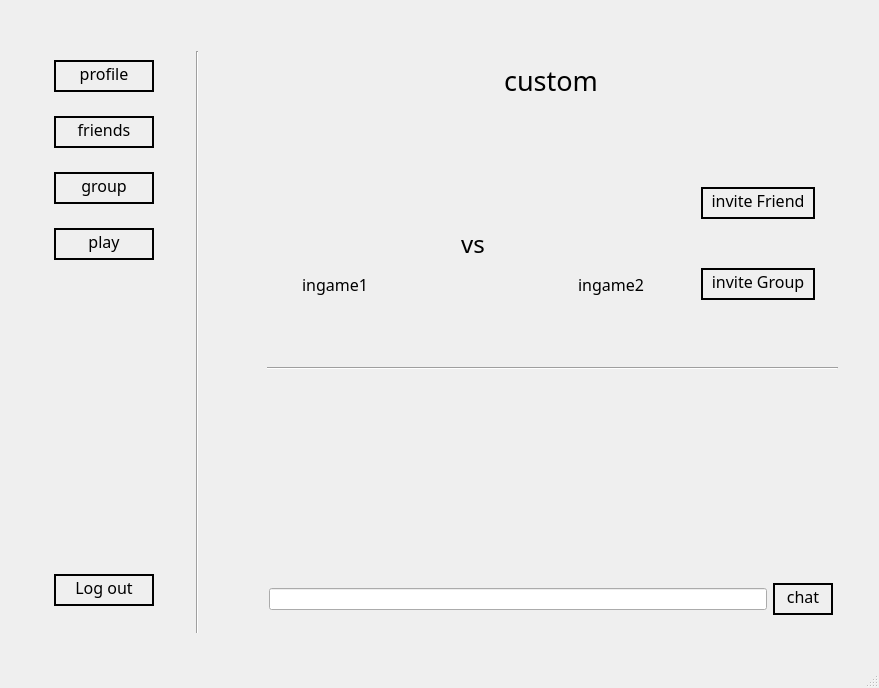
<?xml version="1.0" encoding="UTF-8"?>
<ui version="4.0">
 <class>MainWindow</class>
 <widget class="QMainWindow" name="MainWindow">
  <property name="geometry">
   <rect>
    <x>0</x>
    <y>0</y>
    <width>879</width>
    <height>688</height>
   </rect>
  </property>
  <property name="windowTitle">
   <string>MainWindow</string>
  </property>
  <widget class="QWidget" name="centralwidget">
   <layout class="QHBoxLayout" name="horizontalLayout_6">
    <item>
     <widget class="QWidget" name="widget_9" native="true">
      <property name="minimumSize">
       <size>
        <width>150</width>
        <height>600</height>
       </size>
      </property>
      <property name="maximumSize">
       <size>
        <width>200</width>
        <height>600</height>
       </size>
      </property>
      <layout class="QHBoxLayout" name="horizontalLayout_7">
       <item>
        <widget class="QWidget" name="leftWidget" native="true">
         <property name="maximumSize">
          <size>
           <width>150</width>
           <height>600</height>
          </size>
         </property>
         <layout class="QVBoxLayout" name="verticalLayout">
          <item>
           <widget class="QWidget" name="widget_3" native="true">
            <layout class="QHBoxLayout" name="horizontalLayout">
             <item>
              <widget class="QPushButton" name="pushButton">
               <property name="font">
                <font>
                 <family>Poor Richard</family>
                 <pointsize>12</pointsize>
                </font>
               </property>
               <property name="styleSheet">
                <string notr="true">border-radius : 100; 
border : 2px solid black;
padding-bottom: 5px</string>
               </property>
               <property name="text">
                <string>profile</string>
               </property>
              </widget>
             </item>
            </layout>
           </widget>
          </item>
          <item>
           <widget class="QWidget" name="widget_4" native="true">
            <layout class="QHBoxLayout" name="horizontalLayout_2">
             <item>
              <widget class="QPushButton" name="pushButton_2">
               <property name="font">
                <font>
                 <family>Poor Richard</family>
                 <pointsize>12</pointsize>
                </font>
               </property>
               <property name="styleSheet">
                <string notr="true">border-radius : 100; 
border : 2px solid black;
padding-bottom: 5px</string>
               </property>
               <property name="text">
                <string>friends</string>
               </property>
              </widget>
             </item>
            </layout>
           </widget>
          </item>
          <item>
           <widget class="QWidget" name="widget_5" native="true">
            <layout class="QHBoxLayout" name="horizontalLayout_3">
             <item>
              <widget class="QPushButton" name="pushButton_3">
               <property name="font">
                <font>
                 <family>Poor Richard</family>
                 <pointsize>12</pointsize>
                </font>
               </property>
               <property name="styleSheet">
                <string notr="true">border-radius : 100; 
border : 2px solid black;
padding-bottom: 5px</string>
               </property>
               <property name="text">
                <string>group</string>
               </property>
              </widget>
             </item>
            </layout>
           </widget>
          </item>
          <item>
           <widget class="QWidget" name="widget_6" native="true">
            <layout class="QVBoxLayout" name="verticalLayout_2">
             <item>
              <widget class="QPushButton" name="pushButton_4">
               <property name="font">
                <font>
                 <family>Poor Richard</family>
                 <pointsize>12</pointsize>
                </font>
               </property>
               <property name="styleSheet">
                <string notr="true">border-radius : 100; 
border : 2px solid black;
padding-bottom: 5px</string>
               </property>
               <property name="text">
                <string>play</string>
               </property>
              </widget>
             </item>
            </layout>
           </widget>
          </item>
          <item>
           <spacer name="verticalSpacer">
            <property name="orientation">
             <enum>Qt::Vertical</enum>
            </property>
            <property name="sizeHint" stdset="0">
             <size>
              <width>20</width>
              <height>40</height>
             </size>
            </property>
           </spacer>
          </item>
          <item>
           <widget class="QWidget" name="widget_7" native="true">
            <layout class="QHBoxLayout" name="horizontalLayout_4">
             <item>
              <widget class="QPushButton" name="pushButton_5">
               <property name="font">
                <font>
                 <family>Poor Richard</family>
                 <pointsize>12</pointsize>
                </font>
               </property>
               <property name="styleSheet">
                <string notr="true">border-radius : 100; 
border : 2px solid black;
padding-bottom: 5px</string>
               </property>
               <property name="text">
                <string>Log out</string>
               </property>
              </widget>
             </item>
            </layout>
           </widget>
          </item>
         </layout>
        </widget>
       </item>
       <item>
        <widget class="QWidget" name="widget_8" native="true">
         <property name="minimumSize">
          <size>
           <width>20</width>
           <height>600</height>
          </size>
         </property>
         <property name="maximumSize">
          <size>
           <width>40</width>
           <height>600</height>
          </size>
         </property>
         <layout class="QHBoxLayout" name="horizontalLayout_8">
          <item>
           <widget class="Line" name="line">
            <property name="minimumSize">
             <size>
              <width>5</width>
              <height>600</height>
             </size>
            </property>
            <property name="orientation">
             <enum>Qt::Vertical</enum>
            </property>
           </widget>
          </item>
         </layout>
        </widget>
       </item>
      </layout>
     </widget>
    </item>
    <item>
     <widget class="QWidget" name="widget" native="true">
      <property name="maximumSize">
       <size>
        <width>600</width>
        <height>600</height>
       </size>
      </property>
      <layout class="QVBoxLayout" name="verticalLayout_3">
       <item>
        <widget class="QWidget" name="widget_2" native="true">
         <property name="maximumSize">
          <size>
           <width>600</width>
           <height>100</height>
          </size>
         </property>
         <layout class="QHBoxLayout" name="horizontalLayout_5">
          <property name="topMargin">
           <number>20</number>
          </property>
          <item>
           <widget class="QLabel" name="label">
            <property name="font">
             <font>
              <family>Poor Richard</family>
              <pointsize>20</pointsize>
             </font>
            </property>
            <property name="text">
             <string>custom</string>
            </property>
            <property name="alignment">
             <set>Qt::AlignHCenter|Qt::AlignTop</set>
            </property>
           </widget>
          </item>
         </layout>
        </widget>
       </item>
       <item>
        <widget class="QWidget" name="widget_10" native="true">
         <layout class="QHBoxLayout" name="horizontalLayout_9">
          <item>
           <widget class="QWidget" name="widget_14" native="true">
            <layout class="QVBoxLayout" name="verticalLayout_4">
             <item>
              <widget class="QWidget" name="widget_18" native="true"/>
             </item>
             <item>
              <widget class="QWidget" name="widget_19" native="true">
               <layout class="QHBoxLayout" name="horizontalLayout_10">
                <item>
                 <widget class="QLabel" name="label_2">
                  <property name="font">
                   <font>
                    <family>Poor Richard</family>
                    <pointsize>12</pointsize>
                   </font>
                  </property>
                  <property name="text">
                   <string>ingame1</string>
                  </property>
                  <property name="alignment">
                   <set>Qt::AlignCenter</set>
                  </property>
                 </widget>
                </item>
               </layout>
              </widget>
             </item>
            </layout>
           </widget>
          </item>
          <item>
           <widget class="QWidget" name="widget_15" native="true">
            <layout class="QHBoxLayout" name="horizontalLayout_11">
             <item>
              <widget class="QLabel" name="label_4">
               <property name="font">
                <font>
                 <family>Poor Richard</family>
                 <pointsize>18</pointsize>
                </font>
               </property>
               <property name="text">
                <string>vs</string>
               </property>
               <property name="alignment">
                <set>Qt::AlignCenter</set>
               </property>
              </widget>
             </item>
            </layout>
           </widget>
          </item>
          <item>
           <widget class="QWidget" name="widget_16" native="true">
            <layout class="QVBoxLayout" name="verticalLayout_5">
             <item>
              <widget class="QWidget" name="widget_20" native="true"/>
             </item>
             <item>
              <widget class="QWidget" name="widget_21" native="true">
               <layout class="QHBoxLayout" name="horizontalLayout_12">
                <item alignment="Qt::AlignHCenter">
                 <widget class="QLabel" name="label_3">
                  <property name="font">
                   <font>
                    <family>Poor Richard</family>
                    <pointsize>12</pointsize>
                   </font>
                  </property>
                  <property name="text">
                   <string>ingame2</string>
                  </property>
                  <property name="alignment">
                   <set>Qt::AlignCenter</set>
                  </property>
                 </widget>
                </item>
               </layout>
              </widget>
             </item>
            </layout>
           </widget>
          </item>
          <item>
           <widget class="QWidget" name="widget_17" native="true">
            <property name="minimumSize">
             <size>
              <width>150</width>
              <height>0</height>
             </size>
            </property>
            <layout class="QVBoxLayout" name="verticalLayout_6">
             <item>
              <widget class="QWidget" name="widget_22" native="true">
               <layout class="QHBoxLayout" name="horizontalLayout_13">
                <item>
                 <widget class="QPushButton" name="pushButton_6">
                  <property name="font">
                   <font>
                    <family>Poor Richard</family>
                    <pointsize>12</pointsize>
                   </font>
                  </property>
                  <property name="styleSheet">
                   <string notr="true">border-radius : 100; 
border : 2px solid black;
padding-bottom: 5px</string>
                  </property>
                  <property name="text">
                   <string>invite Friend</string>
                  </property>
                 </widget>
                </item>
               </layout>
              </widget>
             </item>
             <item>
              <widget class="QWidget" name="widget_23" native="true">
               <layout class="QHBoxLayout" name="horizontalLayout_14">
                <item>
                 <widget class="QPushButton" name="pushButton_7">
                  <property name="font">
                   <font>
                    <family>Poor Richard</family>
                    <pointsize>12</pointsize>
                   </font>
                  </property>
                  <property name="styleSheet">
                   <string notr="true">border-radius : 100; 
border : 2px solid black;
padding-bottom: 5px</string>
                  </property>
                  <property name="text">
                   <string>invite Group</string>
                  </property>
                 </widget>
                </item>
               </layout>
              </widget>
             </item>
            </layout>
           </widget>
          </item>
         </layout>
        </widget>
       </item>
       <item>
        <widget class="QWidget" name="widget_13" native="true">
         <property name="maximumSize">
          <size>
           <width>16777215</width>
           <height>25</height>
          </size>
         </property>
         <widget class="Line" name="line_2">
          <property name="geometry">
           <rect>
            <x>7</x>
            <y>10</y>
            <width>571</width>
            <height>25</height>
           </rect>
          </property>
          <property name="minimumSize">
           <size>
            <width>500</width>
            <height>25</height>
           </size>
          </property>
          <property name="maximumSize">
           <size>
            <width>600</width>
            <height>25</height>
           </size>
          </property>
          <property name="orientation">
           <enum>Qt::Horizontal</enum>
          </property>
         </widget>
        </widget>
       </item>
       <item>
        <widget class="QWidget" name="widget_11" native="true"/>
       </item>
       <item>
        <widget class="QWidget" name="widget_12" native="true">
         <property name="maximumSize">
          <size>
           <width>16777215</width>
           <height>50</height>
          </size>
         </property>
         <layout class="QHBoxLayout" name="horizontalLayout_15">
          <item>
           <widget class="QLineEdit" name="lineEdit"/>
          </item>
          <item>
           <widget class="QPushButton" name="pushButton_8">
            <property name="minimumSize">
             <size>
              <width>60</width>
              <height>30</height>
             </size>
            </property>
            <property name="font">
             <font>
              <family>Poor Richard</family>
              <pointsize>12</pointsize>
             </font>
            </property>
            <property name="styleSheet">
             <string notr="true">border-radius : 100; 
border : 2px solid black;
padding-bottom: 5px</string>
            </property>
            <property name="text">
             <string>chat</string>
            </property>
           </widget>
          </item>
         </layout>
        </widget>
       </item>
      </layout>
     </widget>
    </item>
   </layout>
  </widget>
  <widget class="QStatusBar" name="statusbar"/>
 </widget>
 <resources/>
 <connections/>
</ui>
